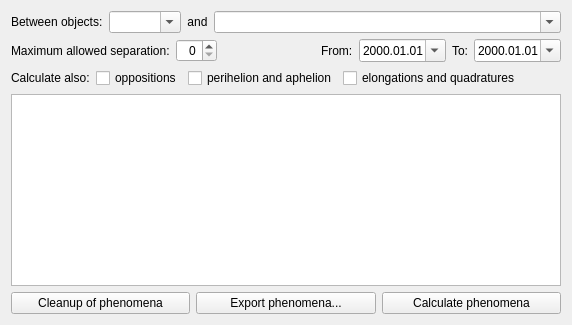
        <widget class="QWidget" name="stackedWidgetPage4">
         <layout class="QGridLayout" name="gridLayout_4">
          <item row="0" column="0" colspan="2">
           <layout class="QHBoxLayout" name="horizontalLayout_5">
            <item>
             <widget class="QLabel" name="betweenObjectsLabel">
              <property name="text">
               <string>Between objects:</string>
              </property>
             </widget>
            </item>
            <item>
             <widget class="QComboBox" name="object1ComboBox">
              <property name="editable">
               <bool>true</bool>
              </property>
              <property name="insertPolicy">
               <enum>QComboBox::NoInsert</enum>
              </property>
             </widget>
            </item>
            <item>
             <widget class="QLabel" name="andLabel">
              <property name="sizePolicy">
               <sizepolicy hsizetype="Fixed" vsizetype="Preferred">
                <horstretch>0</horstretch>
                <verstretch>0</verstretch>
               </sizepolicy>
              </property>
              <property name="text">
               <string>and</string>
              </property>
              <property name="alignment">
               <set>Qt::AlignCenter</set>
              </property>
             </widget>
            </item>
            <item>
             <widget class="QComboBox" name="object2ComboBox">
              <property name="sizePolicy">
               <sizepolicy hsizetype="MinimumExpanding" vsizetype="Fixed">
                <horstretch>0</horstretch>
                <verstretch>0</verstretch>
               </sizepolicy>
              </property>
              <property name="editable">
               <bool>true</bool>
              </property>
              <property name="insertPolicy">
               <enum>QComboBox::NoInsert</enum>
              </property>
             </widget>
            </item>
           </layout>
          </item>
          <item row="1" column="0" colspan="2">
           <layout class="QHBoxLayout" name="horizontalLayout_33">
            <item>
             <layout class="QHBoxLayout" name="horizontalLayout_8">
              <item>
               <widget class="QLabel" name="allowedSeparationLabel">
                <property name="toolTip">
                 <string/>
                </property>
                <property name="text">
                 <string>Maximum allowed separation:</string>
                </property>
               </widget>
              </item>
              <item>
               <widget class="AngleSpinBox" name="allowedSeparationSpinBox">
                <property name="sizePolicy">
                 <sizepolicy hsizetype="Minimum" vsizetype="Fixed">
                  <horstretch>0</horstretch>
                  <verstretch>0</verstretch>
                 </sizepolicy>
                </property>
                <property name="alignment">
                 <set>Qt::AlignRight|Qt::AlignTrailing|Qt::AlignVCenter</set>
                </property>
               </widget>
              </item>
             </layout>
            </item>
            <item>
             <spacer name="horizontalSpacer_9">
              <property name="orientation">
               <enum>Qt::Horizontal</enum>
              </property>
              <property name="sizeType">
               <enum>QSizePolicy::MinimumExpanding</enum>
              </property>
              <property name="sizeHint" stdset="0">
               <size>
                <width>40</width>
                <height>20</height>
               </size>
              </property>
             </spacer>
            </item>
            <item>
             <layout class="QHBoxLayout" name="horizontalLayout_6">
              <item>
               <widget class="QLabel" name="phenomenFromLabel">
                <property name="text">
                 <string>From:</string>
                </property>
               </widget>
              </item>
              <item>
               <widget class="QDateEdit" name="phenomenFromDateEdit">
                <property name="wrapping">
                 <bool>true</bool>
                </property>
                <property name="displayFormat">
                 <string notr="true">yyyy.MM.dd</string>
                </property>
                <property name="calendarPopup">
                 <bool>true</bool>
                </property>
               </widget>
              </item>
             </layout>
            </item>
            <item>
             <layout class="QHBoxLayout" name="horizontalLayout_7">
              <property name="rightMargin">
               <number>0</number>
              </property>
              <item>
               <widget class="QLabel" name="phenomenToLabel">
                <property name="text">
                 <string>To:</string>
                </property>
               </widget>
              </item>
              <item>
               <widget class="QDateEdit" name="phenomenToDateEdit">
                <property name="wrapping">
                 <bool>true</bool>
                </property>
                <property name="displayFormat">
                 <string notr="true">yyyy.MM.dd</string>
                </property>
                <property name="calendarPopup">
                 <bool>true</bool>
                </property>
               </widget>
              </item>
             </layout>
            </item>
           </layout>
          </item>
          <item row="6" column="0" colspan="2">
           <layout class="QHBoxLayout" name="horizontalLayout_9">
            <item>
             <widget class="QPushButton" name="phenomenaCleanupButton">
              <property name="text">
               <string>Cleanup of phenomena</string>
              </property>
             </widget>
            </item>
            <item>
             <widget class="QPushButton" name="phenomenaSaveButton">
              <property name="text">
               <string>Export phenomena...</string>
              </property>
             </widget>
            </item>
            <item>
             <widget class="QPushButton" name="phenomenaPushButton">
              <property name="toolTip">
               <string>Calculations require time, please be patient</string>
              </property>
              <property name="text">
               <string>Calculate phenomena</string>
              </property>
             </widget>
            </item>
           </layout>
          </item>
          <item row="5" column="0" colspan="2">
           <widget class="QTreeWidget" name="phenomenaTreeWidget">
            <property name="editTriggers">
             <set>QAbstractItemView::NoEditTriggers</set>
            </property>
            <property name="rootIsDecorated">
             <bool>false</bool>
            </property>
            <property name="uniformRowHeights">
             <bool>true</bool>
            </property>
            <property name="itemsExpandable">
             <bool>false</bool>
            </property>
            <property name="sortingEnabled">
             <bool>true</bool>
            </property>
            <property name="expandsOnDoubleClick">
             <bool>false</bool>
            </property>
            <property name="columnCount">
             <number>0</number>
            </property>
           </widget>
          </item>
          <item row="3" column="0" colspan="2">
           <layout class="QHBoxLayout" name="horizontalLayout_27">
            <item>
             <widget class="QLabel" name="label_5">
              <property name="text">
               <string>Calculate also:</string>
              </property>
             </widget>
            </item>
            <item>
             <widget class="QCheckBox" name="phenomenaOppositionCheckBox">
              <property name="text">
               <string>oppositions</string>
              </property>
             </widget>
            </item>
            <item>
             <widget class="QCheckBox" name="phenomenaPerihelionAphelionCheckBox">
              <property name="text">
               <string>perihelion and aphelion</string>
              </property>
             </widget>
            </item>
            <item>
             <widget class="QCheckBox" name="phenomenaElongationQuadratureCheckBox">
              <property name="text">
               <string>elongations and quadratures</string>
              </property>
             </widget>
            </item>
            <item>
             <spacer name="horizontalSpacer_4">
              <property name="orientation">
               <enum>Qt::Horizontal</enum>
              </property>
              <property name="sizeHint" stdset="0">
               <size>
                <width>40</width>
                <height>20</height>
               </size>
              </property>
             </spacer>
            </item>
           </layout>
          </item>
         </layout>
        </widget>
